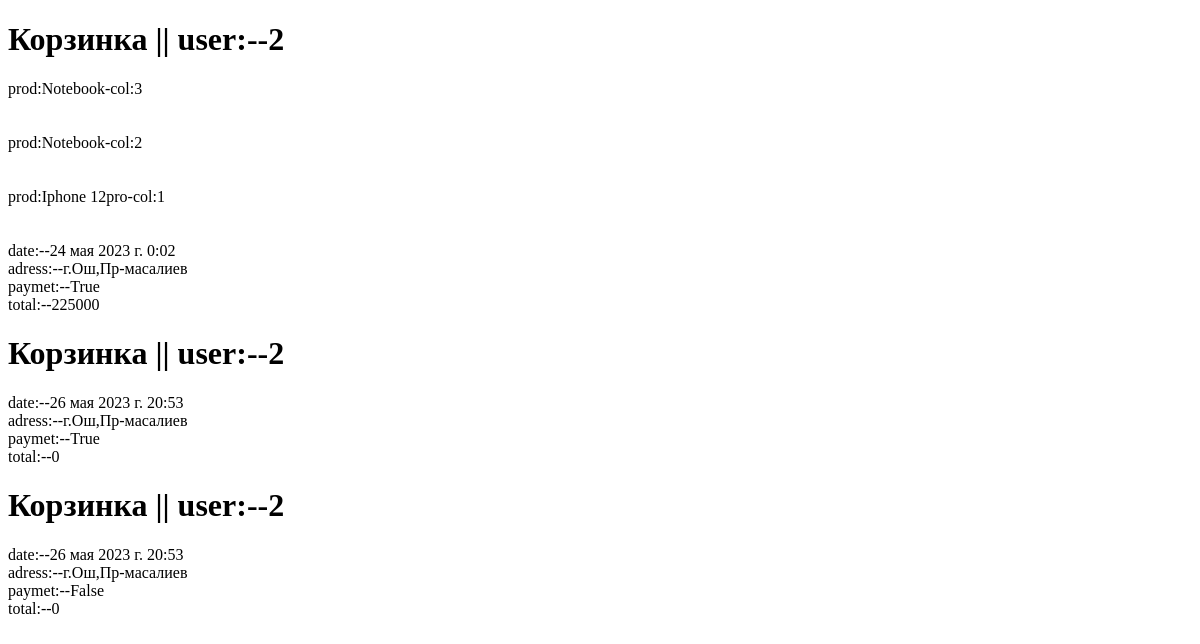
Before: /api/v1/shoping_zakazy/ with the older database file.
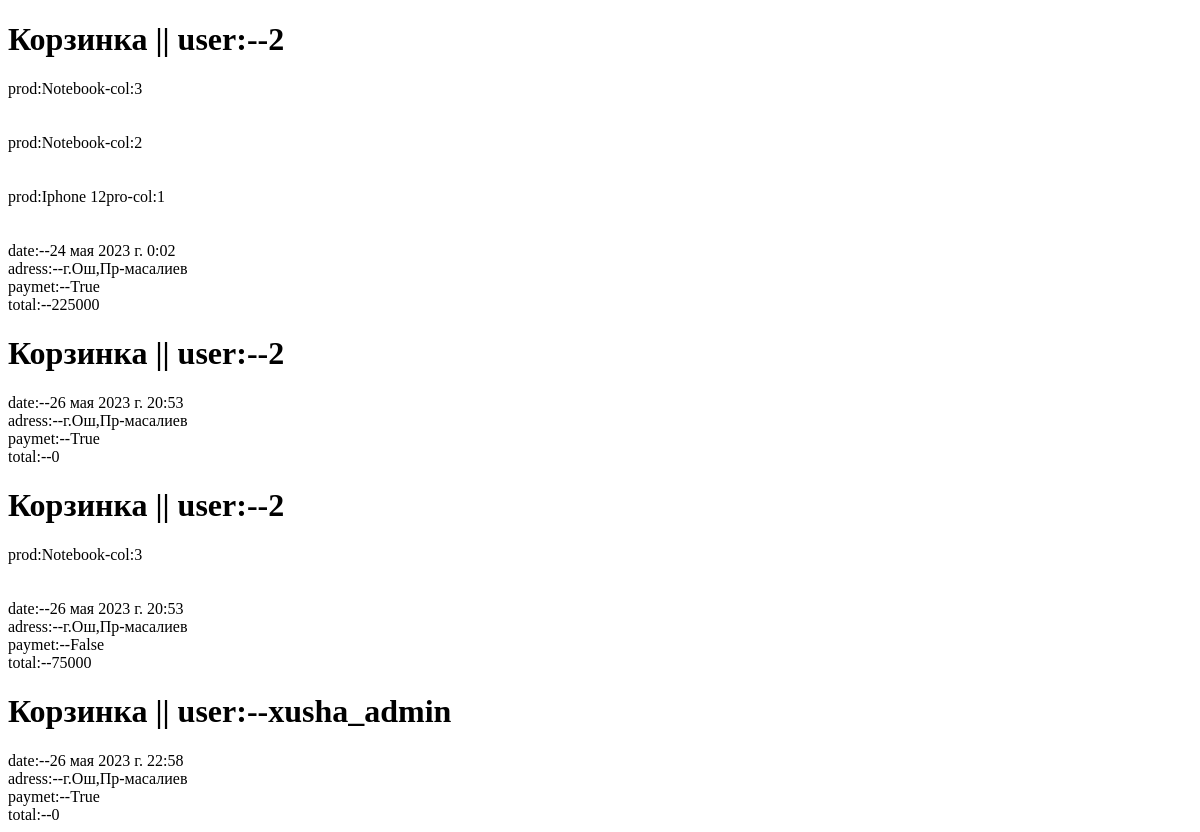
After: the same page with the newer database file.
### product/models.py (models this page shows, shortened)
class Order(models.Model):
    user = models.ForeignKey(settings.AUTH_USER_MODEL, on_delete=models.CASCADE, default=User, verbose_name='Клиент')
    ordered_date = models.DateTimeField(verbose_name='Дата ив время заказа')
    shipping_address = models.CharField(max_length=300, default="Osh", verbose_name='Адрес клиента')
    payment = models.BooleanField(default=False, verbose_name='Оплата')
    class Meta:
        verbose_name = 'Заказ'
        verbose_name_plural = 'Заказы'
    @property
    def get_total(self):
        total = 0
        for order_item in self.items.all():
            total += order_item.get_total_item_price
        return total

class OrderItem(models.Model):
    order = models.ForeignKey('Order',on_delete=models.CASCADE, null=True ,related_name='items', verbose_name="Заказы")
    user = models.ForeignKey(settings.AUTH_USER_MODEL, on_delete=models.CASCADE, default=User,verbose_name='Клиент')
    product = models.ForeignKey(Producte, on_delete=models.CASCADE, verbose_name='Товар')
    quantity = models.IntegerField(default=1, verbose_name='Кол-во товаров')
    status = models.CharField(null=True, default='null',max_length=2, choices=STATIT_CHOICE, verbose_name="Статус заказа" )
    @property
    def get_total_item_price(self):
        return self.quantity * self.product.price
    class Meta:
        verbose_name = 'Карточка заказа'
        verbose_name_plural = 'Карточка заказов'

class Producte(models.Model):
    title =models.CharField(max_length=300, verbose_name="Название Продукта")
    description = models.CharField(max_length=150, verbose_name="описание Продукта")
    content = RichTextUploadingField(verbose_name="содержание продукта",null=True)
    category = models.ForeignKey(Category,on_delete=models.CASCADE,related_name="product", verbose_name="Категория продукта")
    price = models.IntegerField(default=1, verbose_name="Цена продукта")
    user = models.ForeignKey(User, on_delete=models.CASCADE,null=True, verbose_name="Создатель продукта или автор")
    photo = ResizedImageField(upload_to='media/images/', force_format='WEBP', quality=90, verbose_name="Фото продукта", null=True)
    def __str__(self) -> str:
            return self.title
    class Meta:
        verbose_name = "Продукт"
        verbose_name_plural = "Продукты"

### product/views.py (the view)
# urls.py: path('shoping_zakazy/', zakaz, name='zakazy')
def zakaz(request):
    product = Producte.objects.all()
    order = Order.objects.all()
    orderitem = OrderItem.objects.all()
    context = {
        'product' : product,
        'order' : order,
        'orderitem' : orderitem,
    }
    return render(request, 'zakazy.html',context)

### product/templates/zakazy.html (shortened to what this page needs)
<!DOCTYPE html>
<html lang="en">
<head>
</head>
<body>
  {% for element in order %}
    <h1>
        Корзинка || user:--{{element.user}}
     </h1>
    {% for names in element.items.all %}
        prod:{{names.product}}-col:{{names.quantity}}<br><br><br>
    {% endfor %}
    date:--{{element.ordered_date}}<br>
    adress:--{{element.shipping_address}}<br>
    paymet:--{{element.payment}}<br>
    total:--{{element.get_total}}                <br>
  {% endfor %}
</body>
</html>

Changed rows visible on the page:
computed for Order "False": get_total "0" → "75000"
added OrderItem: product "Notebook", quantity "3", shown under Order "False"
added Order: user "xusha_admin", ordered_date "26 мая 2023 г. 22:58", shipping_address "г.Ош,Пр-масалиев", payment "True", get_total "0"
